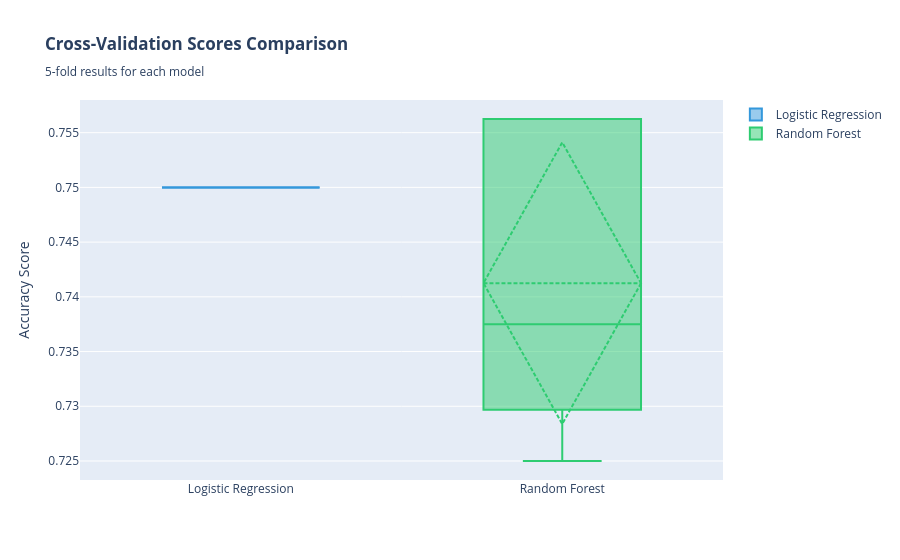

Notebook code cell kept with this figure:
### Markdown cell above
## CROSS-VALIDATION
CROSS-VALIDATION (More rigorous testing)

### Code cell
lr_baseline = LogisticRegression(random_state=42, max_iter=1000)
rf_baseline = RandomForestClassifier(n_estimators=100, random_state=42, n_jobs=-1)

lr_cv_scores = cross_val_score(lr_baseline, X_train_scaled, y_train, cv=5, scoring='accuracy')
rf_cv_scores = cross_val_score(rf_baseline, X_train, y_train, cv=5, scoring='accuracy')

print(f"Logistic Regression CV scores: {[f'{x:.3f}' for x in lr_cv_scores]}")
print(f"  Average: {lr_cv_scores.mean():.4f}")
print(f"\nRandom Forest CV scores: {[f'{x:.3f}' for x in rf_cv_scores]}")
print(f"  Average: {rf_cv_scores.mean():.4f}")

# Visualization 6: Cross-Validation Comparison
fig6 = go.Figure()
fig6.add_trace(go.Box(
    y=lr_cv_scores,
    name='Logistic Regression',
    marker_color='#3498db',
    boxmean='sd'
))
fig6.add_trace(go.Box(
    y=rf_cv_scores,
    name='Random Forest',
    marker_color='#2ecc71',
    boxmean='sd'
))

fig6.update_layout(
    title='<b>Cross-Validation Scores Comparison</b><br><sub>5-fold results for each model</sub>',
    yaxis_title='Accuracy Score',
    height=500,
    hovermode='closest'
)
fig6.show()

### Figure 1 — Plotly figure (JSON) as saved in the notebook; plotly's stock layout.template omitted (floating-point values rounded to 4 significant figures)
{"data": [{"boxmean": "sd", "marker": {"color": "#3498db"}, "name": "Logistic Regression", "type": "box", "y": [0.75, 0.75, 0.75, 0.75, 0.75]}, {"boxmean": "sd", "marker": {"color": "#2ecc71"}, "name": "Random Forest", "type": "box", "y": [0.7312, 0.725, 0.7375, 0.7562, 0.7562]}], "layout": {"autosize": true, "hovermode": "closest", "title": {"text": "<b>Cross-Validation Scores Comparison</b><br><sub>5-fold results for each model</sub>"}, "xaxis": {"autorange": true, "range": [-0.5, 1.5], "type": "category"}, "yaxis": {"autorange": true, "range": [0.7233, 0.758], "title": {"text": "Accuracy Score"}, "type": "linear"}}}
